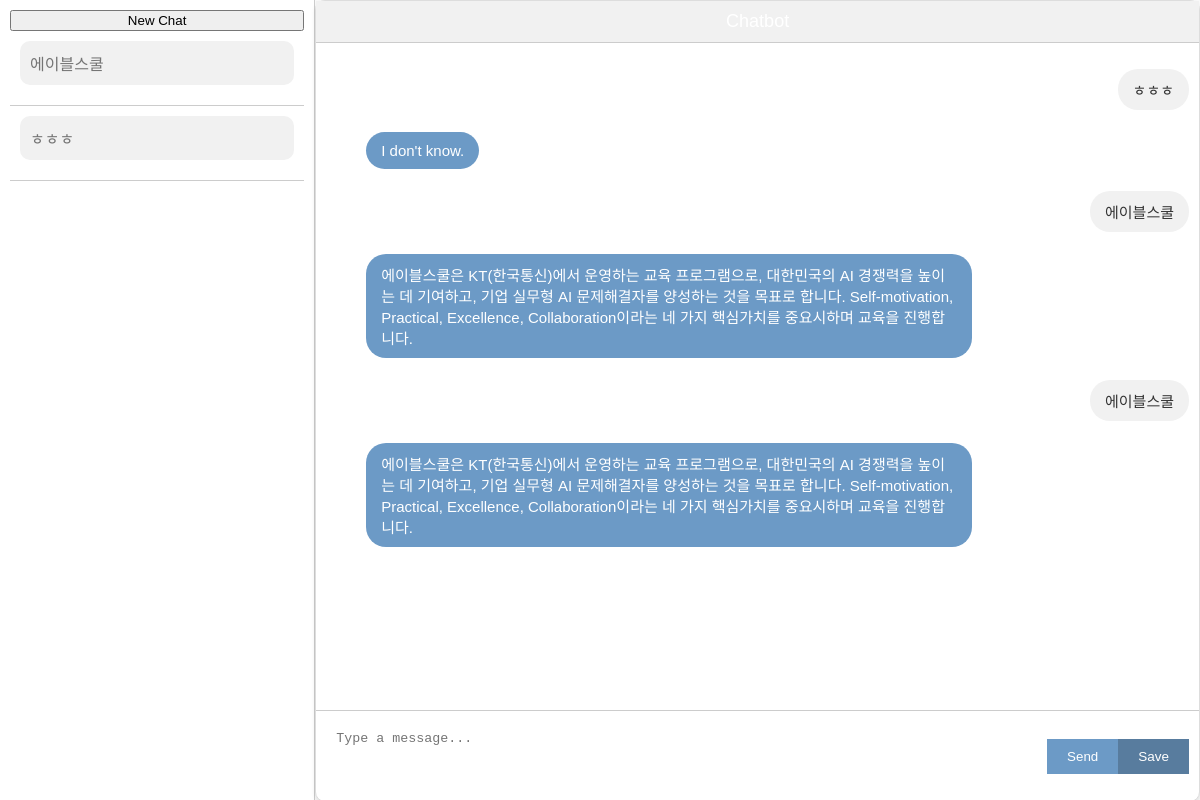
The page /chatgpt/chat_view/1/ on the database its author committed.
### chatgpt/models.py (models this page shows, shortened)
class Chat(models.Model):
    thumbnail = models.CharField(max_length=10)
    timestamp = models.DateTimeField(auto_now_add=True)

class Message(models.Model):
    chat = models.ForeignKey(Chat, on_delete=models.CASCADE)
    user_id = models.CharField(max_length=255, default='1')
    user = models.CharField(max_length=255)
    text = models.TextField()
    timestamp = models.DateTimeField(auto_now_add=True)

### chatgpt/views.py (the view)
# urls.py: path('', views.chat_view, name='chat_view'),
def chat_view(request, chat_id = None):
    chats = Chat.objects.all().order_by('-timestamp')
    if chat_id is None:
        latest_chat = chats.first()
        if latest_chat:
            return HttpResponseRedirect(f'/chatgpt/chat_view/{latest_chat.id}/')
        else:
            return render(request, 'gpt/result.html', {'chat_id': None, 'messages': [], 'chats': chats})
    chat = get_object_or_404(Chat, pk=chat_id)
    messages = Message.objects.filter(chat=chat).order_by('timestamp')
    return render(request, 'gpt/result.html', {'chat_id': chat_id, 'messages': messages, 'chats': chats})

### chatgpt/templates/gpt/result.html (shortened to what this page needs)
{% load static %}
<!DOCTYPE html>
<html lang="en">
<head>
    <link rel="stylesheet" href="{% static 'gpt/style.css' %}">
    <link rel="stylesheet" href="{% static 'gpt/chatstyles.css' %}">
</head>
<body>
    <div class="container">
        <div class="sidebar">
            <button onclick="displayEmptyChat()">New Chat</button>
            <ul class="chat-list">
                {% for chat in chats %}
                    <li class="chat" onclick="loadChat({{ chat.id }})">
                        <div class="bubble">{{ chat.thumbnail }}</div>
                    </li>
                {% endfor %}
            </ul>
        </div>
        <div class="chat-container">
            <div class="chat-header">Chatbot</div>
            <div class="chat-messages" id="chat-messages">
                <ul class="messages">
                    {% for message in messages %}
                        <li class="message {% if message.user == 'User' %}user{% else %}bot{% endif %}">
                            <div class="bubble">{{ message.text }}</div>
                        </li>
                    {% endfor %}
                </ul>
            </div>
            <div class="input-container">
                <textarea id="message-input" placeholder="Type a message..."></textarea>
                <button onclick="sendMessage()">Send</button>
                <a href="{% url 'chatgpt:download_chat_history' %}" class="button-link">Save</a>
            </div>
    </div>
</body>
</html>

### chatgpt/static/gpt/style.css (style rules this page uses)
body { font-family: Arial, sans-serif; display: flex; justify-content: center; align-items: center; height: 100vh; margin: 0; background-color: #f8f8f8; }
.container { display: flex; width: 100%; height: 100%; }
.sidebar { width: 25%; background-color: white; color: rgb(117, 117, 117); display: flex; flex-direction: column; padding: 10px; }
.chat-container { width: 75%; height: 100%; border: 1px solid #ddd; border-radius: 10px; box-shadow: 0 2px 4px rgba(0,0,0,0.1); background-color: white; display: flex; flex-direction: column; }
.chat-header { background-color: #6c9ac6; color: white; padding: 10px; text-align: center; font-size: 18px; }
.chat-messages { padding: 10px 18px 10px 18px; height: 400px; overflow-y: auto; flex-grow: 1; }
.message { margin: 12px 0; display: flex; font-size: 15px; }
.message.user { justify-content: flex-end; }
.message.bot { justify-content: flex-start; }
.message .bubble { padding: 10px 15px; border-radius: 20px; max-width: 70%; }
.message.user .bubble { background-color: #f1f1f1; color: #333; }
.message.bot .bubble { background-color: #6c9ac6; color: white; }
.input-container { display: flex; border-top: 1px solid #ddd; }
.input-container textarea { flex: 1; padding: 10px; border: none; border-radius: 0; resize: none; height: 65px; }
.input-container button { background-color: #6c9ac6; color: white; border: none; padding: 10px 20px; cursor: pointer; }
.button-link { text-decoration: none; background-color: #587c9e; color: white; padding: 10px 20px; border: none; cursor: pointer; font-size: 13.5px; display: flex; justify-content: center; align-items: center; }

### chatgpt/static/gpt/chatstyles.css (style rules this page uses)
.container { display: flex; height: 100vh; }
.sidebar { width: 300px; border-right: 1px solid #ccc; overflow-y: auto; }
.chat-header { background-color: #f1f1f1; padding: 10px; border-bottom: 1px solid #ccc; }
.chat-messages { flex: 1; padding: 10px; overflow-y: auto; }
.input-container { padding: 10px; border-top: 1px solid #ccc; display: flex; align-items: center; }
.input-container textarea { flex: 1; resize: none; height: 50px; }
.input-container button { margin-left: 10px; }
.chat-list { list-style-type: none; padding: 0; margin: 0; }
.chat-list li { padding: 10px; cursor: pointer; border-bottom: 1px solid #ccc; }
.bubble { padding: 10px; background-color: #f1f1f1; border-radius: 10px; margin-bottom: 10px; }
.user .bubble { background-color: #d1f1d1; align-self: flex-end; }

### rows shown on the page
Chat: thumbnail "에이블스쿨"
Chat: thumbnail "ㅎㅎㅎ"
Message: text "ㅎㅎㅎ"
Message: text "I don't know."
Message: text "에이블스쿨"
Message: text "에이블스쿨은 KT(한국통신)에서 운영하는 교육 프로그램으로, 대한민국의 AI 경쟁력을 높이는 데 기여하고, 기업 실무형 AI 문제해결자를 양성하는 것을 목표로 합니다. Self-motivation, Practical, Excellence, Collaboration이라는 네 가지 핵심가치를 중요시하며 교육을 진행합니다."
Message: text "에이블스쿨"
Message: text "에이블스쿨은 KT(한국통신)에서 운영하는 교육 프로그램으로, 대한민국의 AI 경쟁력을 높이는 데 기여하고, 기업 실무형 AI 문제해결자를 양성하는 것을 목표로 합니다. Self-motivation, Practical, Excellence, Collaboration이라는 네 가지 핵심가치를 중요시하며 교육을 진행합니다."
